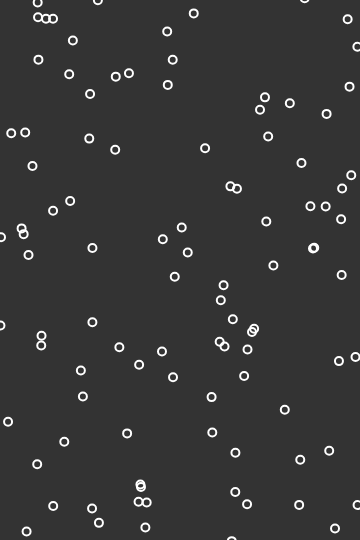
Frame 1 (no input)
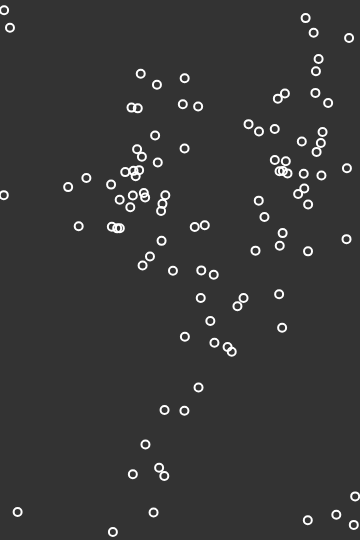
Frame 60 (no input)
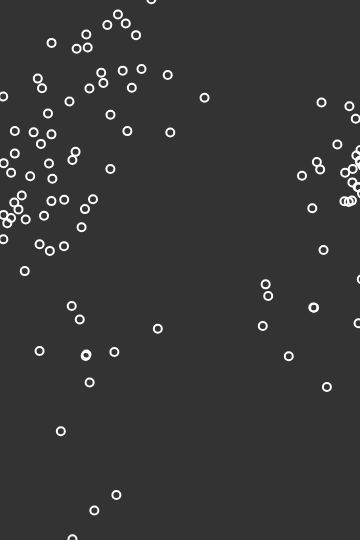
Frame 120 (the mouse pressed at the canvas centre since frame 60)

The p5.js sketch that drew these frames (run headless with seeded random() and noise() and a simulated clock; from frame 60 on, the mouse is pressed at the canvas centre):

// p5.js sketch
// ── sketch.js
const flock = [];
let alignSlider, cohesionSlider, separationSlider;

function setup() {
  createCanvas(360, 540);
  alignSlider = createSlider(0, 5, 1, 0.1);
  cohesionSlider = createSlider(0, 5, 1, 0.1);
  separationSlider = createSlider(0, 5, 1, 0.1);
  for (var i = 0; i < 100; i++) {
    flock.push(new Boid());
  }
}

function draw() {
  background(51);
  for (let boid of flock) {
    boid.edges();
    boid.flock(flock);
    boid.update();
    boid.show();
  }

}
// ── boid.js
class Boid {
  constructor() {
    this.pos = createVector(random(width), random(height));
    this.vel = p5.Vector.random2D();
    this.vel.setMag(random(2, 4));
    this.acc = createVector();
    this.maxForce = 0.2;
    this.maxSpeed = 4;
  }
  edges() {
    if (this.pos.x > width) {
      this.pos.x = 0;
    }
    if (this.pos.x < 0) {
      this.pos.x = width;
    }
    if (this.pos.y > height) {
      this.pos.y = 0;
    }
    if (this.pos.y < 0) {
      this.pos.y = height;
    }
  }
  align(boids) {
    let perception = 100;
    let steering = createVector();
    let total = 0;
    for (let other of boids) {
      let d = dist(this.pos.x,
        this.pos.y,
        other.pos.x,
        other.pos.y);
      if (other != this && d < perception) {
        steering.add(other.vel);
        total++;
      }
    }
    if (total > 0) {
      steering.div(total);
      steering.setMag(this.maxSpeed);
      steering.sub(this.vel);
      steering.limit(this.maxForce)
    }
    return steering;
  }

  cohesion(boids) {
    let perception = 100;
    let steering = createVector();
    let total = 0;
    for (let other of boids) {
      let d = dist(
        this.pos.x,
        this.pos.y,
        other.pos.x,
        other.pos.y);
      if (other != this && d < perception) {
        steering.add(other.pos);
        total++;
      }
    }
    if (total > 0) {
      steering.div(total);
      steering.sub(this.pos);
      //steering.setMag(this.maxSpeed);
      steering.sub(this.vel);
      steering.limit(this.maxForce)
    }
    return steering;
  }
  separation(boids) {
    let perception = 50;
    let steering = createVector();
    let total = 0;
    for (let other of boids) {
      let d = dist(
        this.pos.x,
        this.pos.y,
        other.pos.x,
        other.pos.y);
      if (other != this && d < perception) {
        let diff = p5.Vector.sub(this.pos, other.pos);
        diff.div(d);
        steering.add(diff);
        total++;
      }
    }
    if (total > 0) {
      steering.div(total);
      steering.setMag(this.maxSpeed);
      steering.sub(this.vel);
      steering.limit(this.maxForce)
    }
    return steering;
  }
  flock(boids) {
    let alignment = this.align(boids);
    let cohesion = this.cohesion(boids);
    let separation = this.separation(boids);
    separation.mult(separationSlider.value());
    cohesion.mult(cohesionSlider.value());
    alignment.mult(alignSlider.value());
    this.acc.add(separation);
    this.acc.add(alignment);
    this.acc.add(cohesion);
  }
  update() {
    this.pos.add(this.vel);
    this.vel.add(this.acc);
    this.vel.limit(this.maxSpeed);
    this.acc.mult(0);
  }
  show() {
    strokeWeight(2);
    stroke(255);
    noFill();
    ellipse(this.pos.x, this.pos.y,8,8)
  }


}
